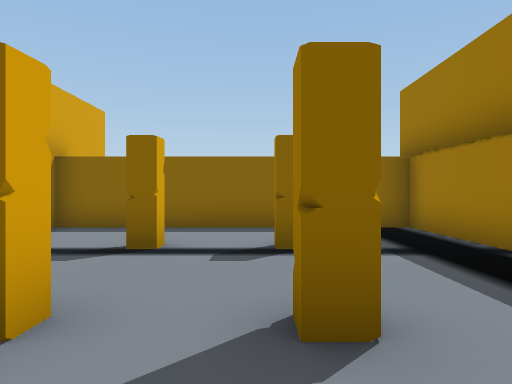
[1] (above)

24 first-person views from a walk through a Unity game level. The camera is 1.5 m above the floor, looks level and sees 70° across. Doors are open. The floor is counted in squares, 2 m on a side. Each view is taken from the middle of a square. On the plan, view 1 faces up. The plan holds only what a view shows up to about 11 squares ahead; the rest is blank. The place goes on beyond the plan. Some animated figures are not drawn.

[2]
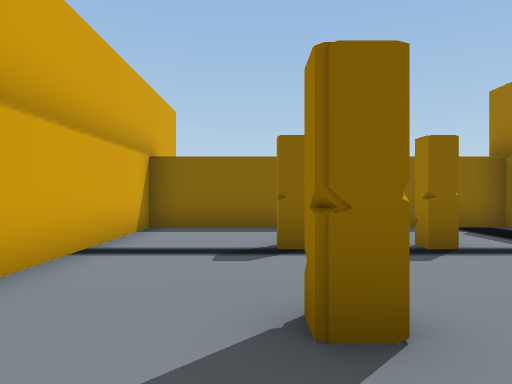

[3]
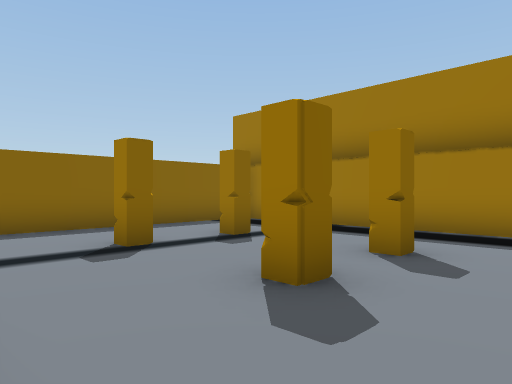

[4]
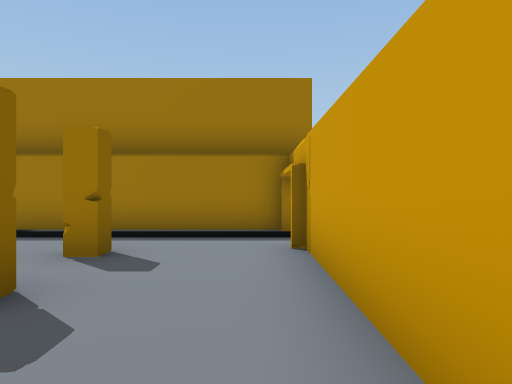

[5]
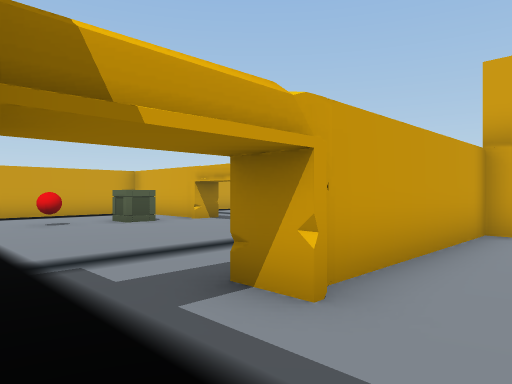

[6]
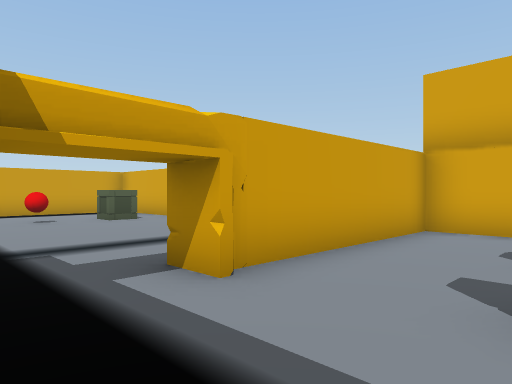

[7]
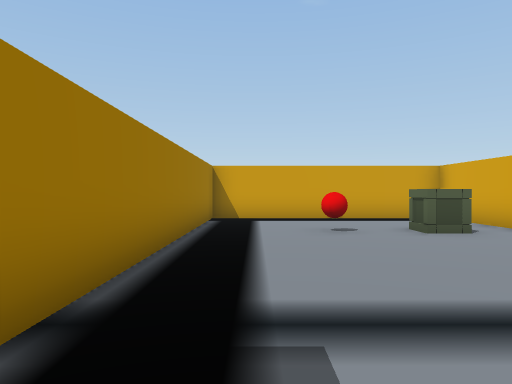

[8]
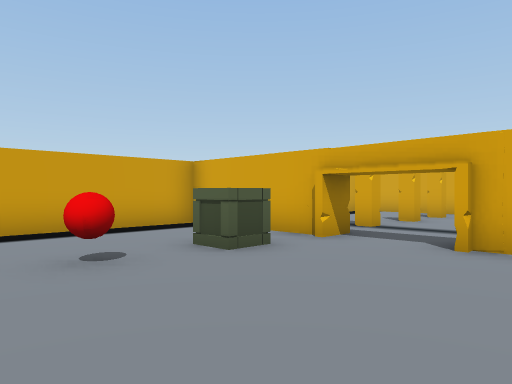

[9]
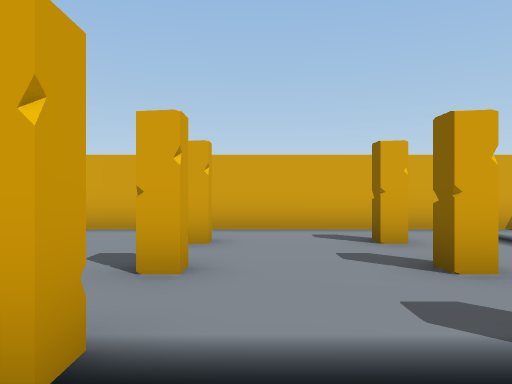

[10]
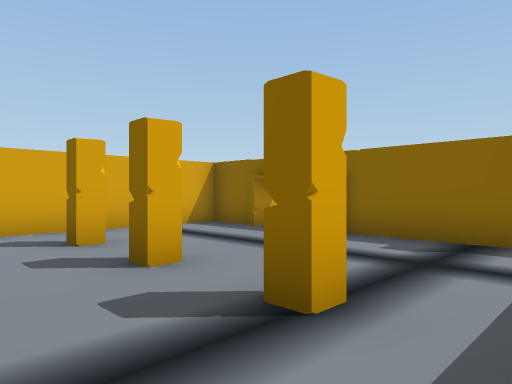

[11]
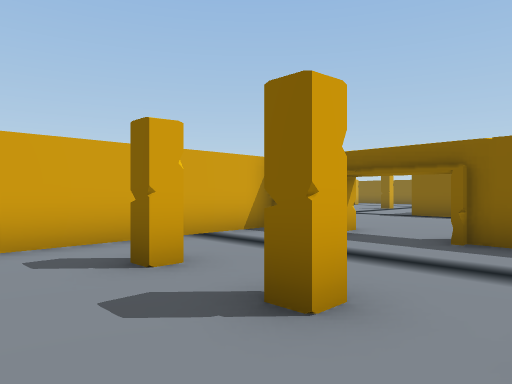

[12]
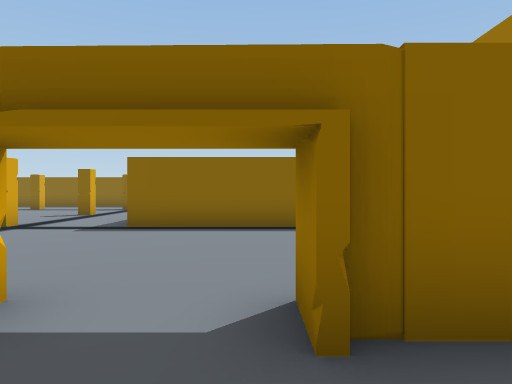

[13]
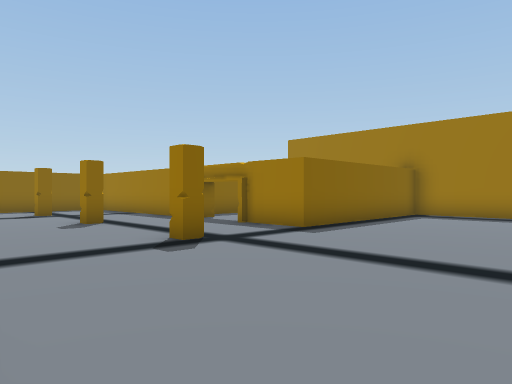

[14]
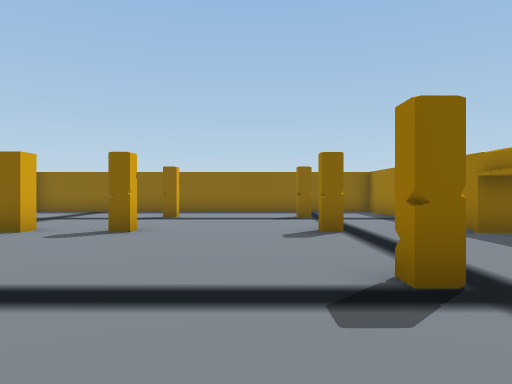

[15]
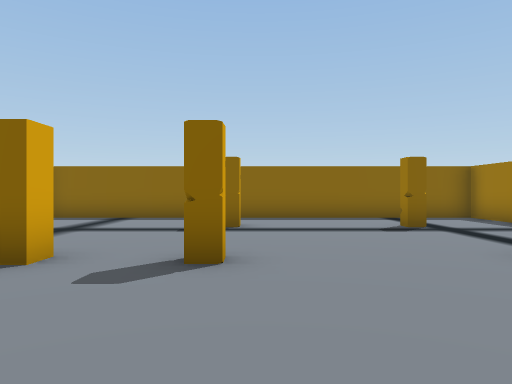

[16]
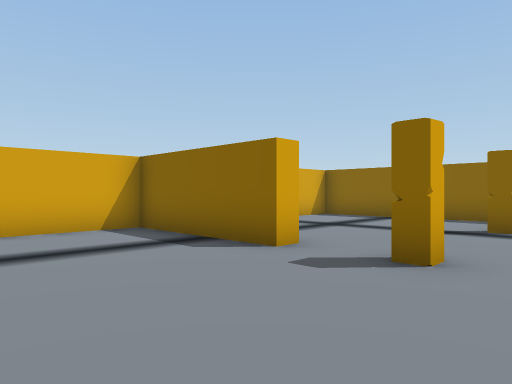

[17]
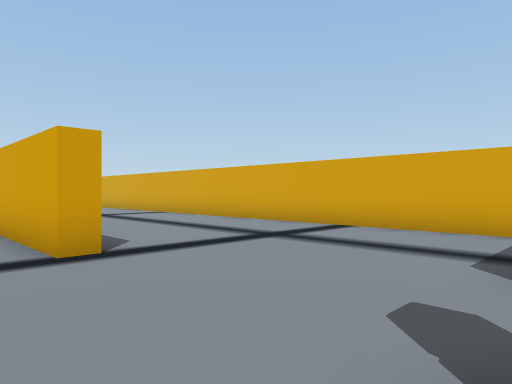

[18]
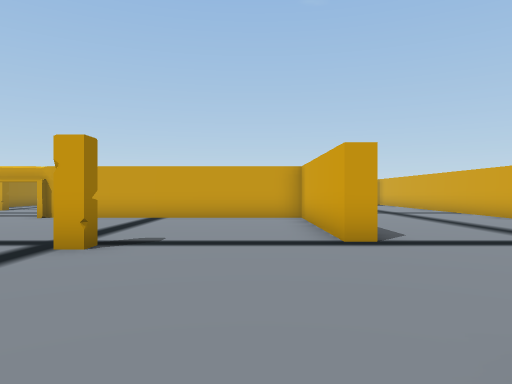

[19]
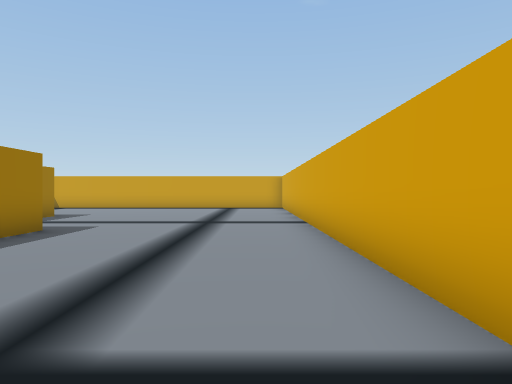

[20]
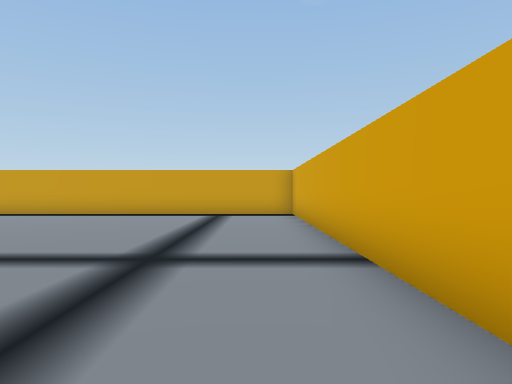

[21]
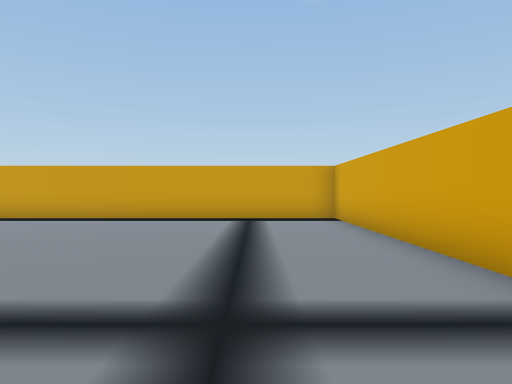

[22]
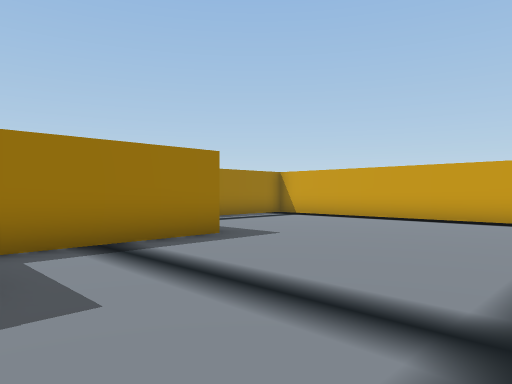

[23]
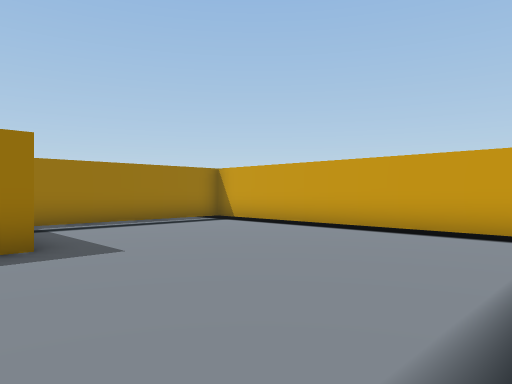

[24]
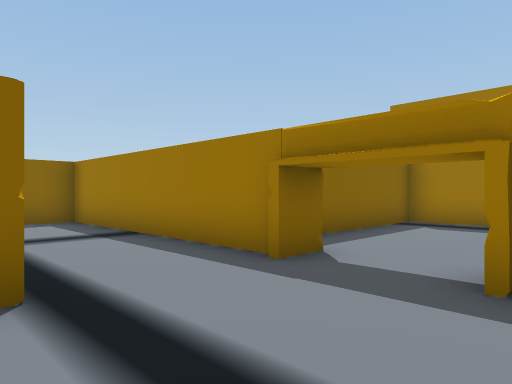

### Floor plan
Points are (right, up) in squares from view 1. A wall is a line through its corners. A room is listed if a view was taken in it or the views show most of it. See-through windows are left out.
Room 1 (views 1, 2, 3, 4, 5, 6)
walls: (-4.2, 0.8) (-4.2, -0.7) (0.6, -0.7); (3.2, -0.5) (3.2, 7.7) (-4.2, 7.7) (-4.2, 3.1)
ways out: opening at (1.5, -1) to room 2
objects: other object (-2, 2); other object (-2, 5); other object (-1, 2); other object (0, 2); other object (0, 5)
Room 2 (views 7, 8, 9, 10, 11, 12, 13, 14, 15, 16, 17, 18, 19, 20, 21, 22, 23, 24)
walls: (-10.4, -1.2) (-11.4, -1.2) (-11.4, -10.5); (-17.8, -1.2) (-17.8, 0.1); (-15.8, -5.4) (-15.8, -1.9); (-17.9, 4.5) (-17.3, 4.5) (-17.3, -0.7) (-11.2, -0.7); (-5, -1.2) (-7.2, -1.2); (-6.2, 4.8) (-10.7, 4.8) (-10.7, 6.5); (-4.7, 2.1) (-4.7, 3.4); (-10.7, 9.6) (-10.7, 15.6) (-22.9, 15.6); (-11.9, -10.5) (-11.9, -6.1); (-19.3, 9.2) (-19.3, 8.8) (-23.3, 8.8) (-23.3, -11.4) (-12.8, -11.4); (-3.3, -7.9) (-3.3, -11.4) (3.2, -11.4) (3.2, -2.7)
ways out: opening at (1.5, -1) to room 1; opening at (-10, 7.5) to room 3; gap at (-3, -8)
objects: other object (-18, 9); other object (-18, 13); other object (-14, 5); other object (-14, 9); other object (-14, 13); other object (-11, 9); other object (-10, -8); other object (-10, -5); other object (-10, -1); other object (-8, -8); other object (-8, -5); other object (-6, -8); other object (-6, -5); other object (-3, -5); crate (-2, -8) to (-1, -8); red ball (0, -8); other object (1, -1)
Room 3 (no view inside)
walls: (-4.7, 8) (-4.7, 9.8) (-8.5, 9.8)
ways out: opening at (-10, 7.5) to room 2

Positions as (right, up) in squares from view 1, and headings:
1: (0, 0), facing up
2: (-2, 0), facing up
3: (-4, 0), facing up-right
4: (-4, 0), facing right
5: (3, 1), facing down-left
6: (3, 2), facing down-left
7: (2, -1), facing down
8: (2, -4), facing down-left
9: (-4, -7), facing left
10: (-4, -7), facing up-left
11: (-6, -7), facing up-left
12: (-8, -3), facing up
13: (-17, 0), facing up-right
14: (-15, 2), facing up
15: (-17, 5), facing up
16: (-16, 5), facing up-left
17: (-16, 9), facing down-left
18: (-16, 10), facing down
19: (-22, 6), facing down
20: (-22, 1), facing down
21: (-21, -1), facing down
22: (-21, -1), facing down-right
23: (-21, -4), facing down-right
24: (-14, 6), facing up-right
